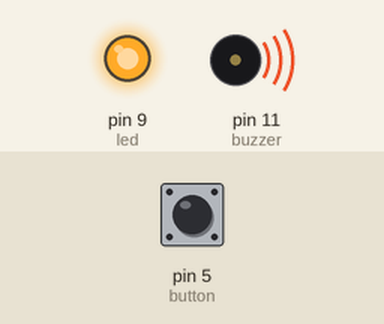
A sketch run on a simulated Arduino Uno, built with avr-gcc and run on an emulated ATmega328P. Shown: output pins drawn as LEDs (lit = HIGH), buzzer (waves = sounding). The inputs (shaded band) are chosen by the test bench; at power-on: pin 5 (button) LOW. Pins used as bus, display or sensor lines are not drawn.

Above: at 1.2 s.
1.3 s: pin 5 (button) pulled HIGH for 0.15 s
At 1.37 s:
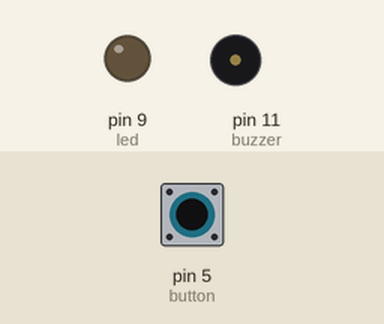
2.9 s: pin 5 (button) pulled HIGH for 1 s
At 2.91 s:
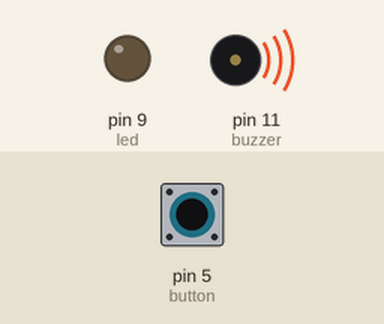
5.4 s: pin 5 (button) pulled HIGH for 3.2 s
At 8.61 s:
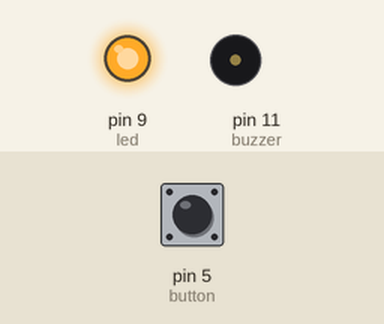
Timing chart, 0 to 10.1 s (numbered marks = the images above; inputs shaded):
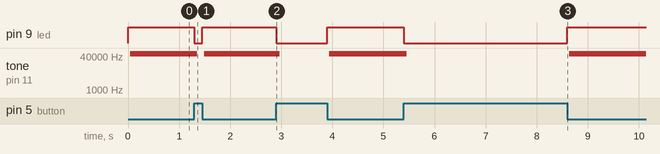

Measured:
- after the input at 1.3 s, pin 9 (led): HIGH → LOW at once, → HIGH 0.15 s later; tone on pin 11 (buzzer): 51118 Hz → silent after 0.06 s, → 51118 Hz 0.13 s later
- after the input at 2.9 s, pin 9 (led): HIGH → LOW at once, → HIGH 1.0 s later; tone on pin 11 (buzzer): 51118 Hz → silent after 0.07 s, → 51118 Hz 0.97 s later
- after the input at 5.4 s, pin 9 (led): HIGH → LOW at once, → HIGH 3.2 s later; tone on pin 11 (buzzer): 51118 Hz → silent after 0.06 s, → 51118 Hz 3.2 s later

The sketch:

led_and_buzzer.ino
```cpp
int led=9;
int buzzer=11;
int button=5;
int buttonstate;

void setup()
{
  pinMode(led,OUTPUT);
  pinMode(buzzer,OUTPUT);
  pinMode(button,INPUT);
}

void loop()
{
  digitalWrite(buzzer,LOW);
  buttonstate=digitalRead(button);
  switch(buttonstate)
  {
    case HIGH:

      digitalWrite(buzzer,LOW);
      digitalWrite(led,LOW);
      break;

    case LOW:

      digitalWrite(buzzer,HIGH);
      digitalWrite(led,HIGH);
      break;
  }
}
```
